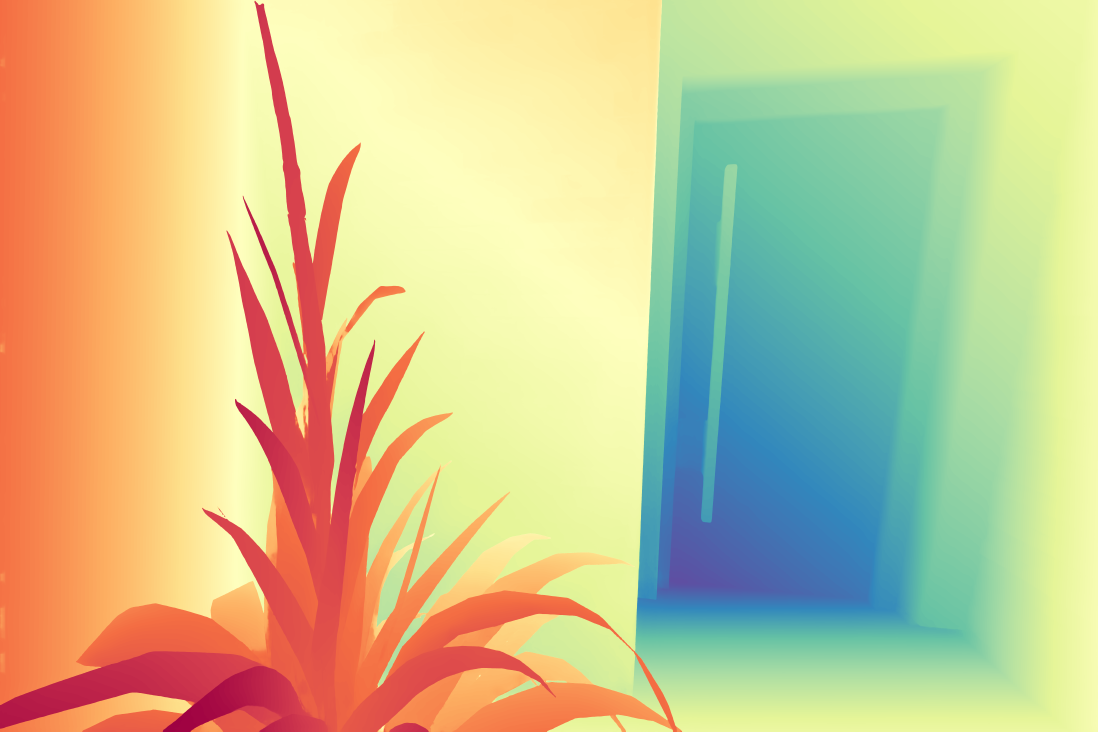
#> input picture images/pub/infinidepth/interactitve_depth/depth4.png, 7680 x 5120 px (shown at 1/7 size)
$ python -i resize_image.py   (imports and definitions only)
#> lines starting #> are read from the running program, lines starting #| are printed output that depends on the picture
#!/usr/bin/env python3
"""
Image Resize Script
Resize images to 768x1024 resolution
"""

import argparse
from PIL import Image
import os

def resize_image(input_path, output_path, width=768, height=1024, mode='resize'):
    """
    Resize image to specified dimensions

    Args:
        input_path: Path to input image
        output_path: Path to save resized image
        width: Target width (default: 768)
        height: Target height (default: 1024)
        mode: Resize mode - 'resize' (stretch), 'fit' (keep aspect ratio, pad),
              or 'crop' (keep aspect ratio, crop)
    """
#> called with output_path = 'out.png', width = 768, height = 1024, mode = 'resize'
    # Open image
    img = Image.open(input_path)
#> img is the input picture: PIL image 7680x5120 RGB; mean R, G, B 203.4, 195, 144.4
    print(f"Original size: {img.size}")
#| Original size: (7680, 5120)

    if mode == 'resize':
        # Direct resize (may stretch)
        resized = img.resize((width, height), Image.LANCZOS)
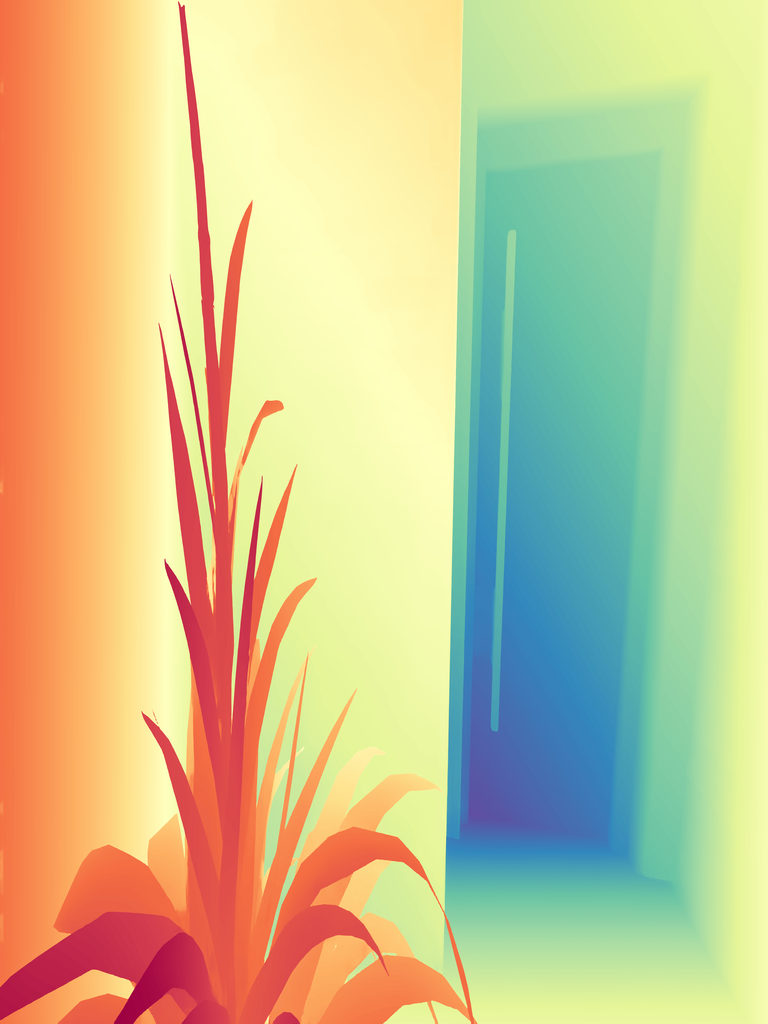
#> resized: PIL image 768x1024 RGB; mean R, G, B 203.4, 195, 144.4

    elif mode == 'fit':
        # Resize to fit within bounds, keep aspect ratio, add padding
        img.thumbnail((width, height), Image.LANCZOS)
        # Create new image with target size and paste resized image centered
        resized = Image.new('RGB', (width, height), (255, 255, 255))
        offset = ((width - img.width) // 2, (height - img.height) // 2)
        resized.paste(img, offset)

    elif mode == 'crop':
        # Resize to cover bounds, keep aspect ratio, crop excess
        img_ratio = img.width / img.height
        target_ratio = width / height

        if img_ratio > target_ratio:
            # Image is wider, fit to height
            new_height = height
            new_width = int(height * img_ratio)
        else:
            # Image is taller, fit to width
            new_width = width
            new_height = int(width / img_ratio)

        img = img.resize((new_width, new_height), Image.LANCZOS)

        # Crop to target size from center
        left = (new_width - width) // 2
        top = (new_height - height) // 2
        resized = img.crop((left, top, left + width, top + height))

    else:
        raise ValueError(f"Unknown mode: {mode}")

    # Save resized image
    resized.save(output_path, quality=95)
    print(f"Resized to: {resized.size}")
#| Resized to: (768, 1024)
    print(f"Saved to: {output_path}")

# [50 lines left out: function main, not called in this run]

# [2 lines not run here, left out]

>>> result = resize_image('images/pub/infinidepth/interactitve_depth/depth4.png', 'out.png')

$ run again, on images/pub/infinidepth/interactitve_depth/depth1.png
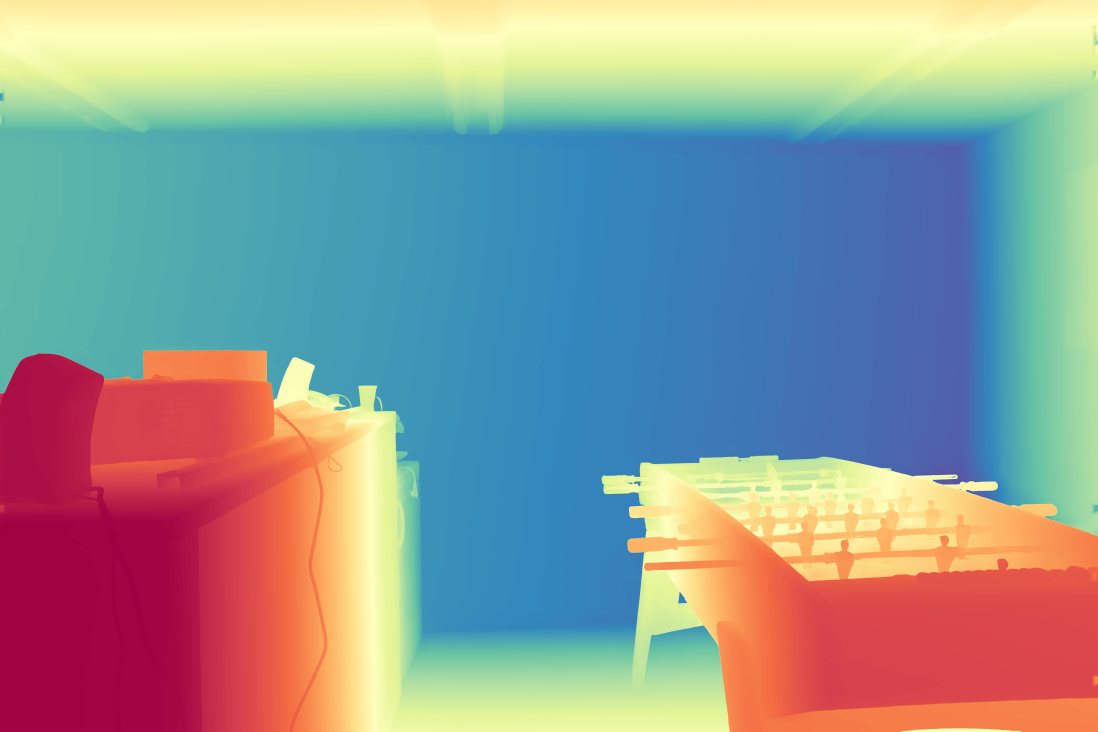
#> input picture images/pub/infinidepth/interactitve_depth/depth1.png, 7680 x 5120 px (shown at 1/7 size)
#> in resize_image, img is the input picture: PIL image 7680x5120 RGB; mean R, G, B 145.5, 151.9, 148.8
#| Original size: (7680, 5120)
#> in resize_image, `resized = img.resize((width, height), Image.LANCZOS)`:
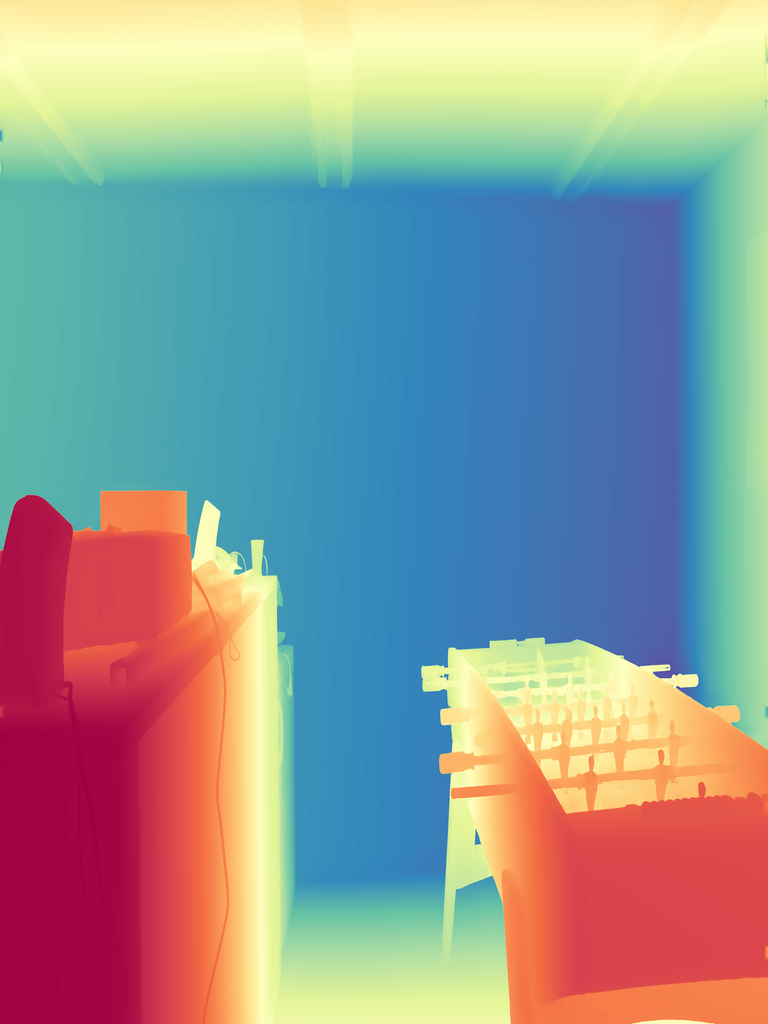
#> resized: PIL image 768x1024 RGB; mean R, G, B 145.5, 151.9, 148.8
#| Resized to: (768, 1024)

$ run again, on images/pub/infinidepth/interactitve_depth/depth2.png
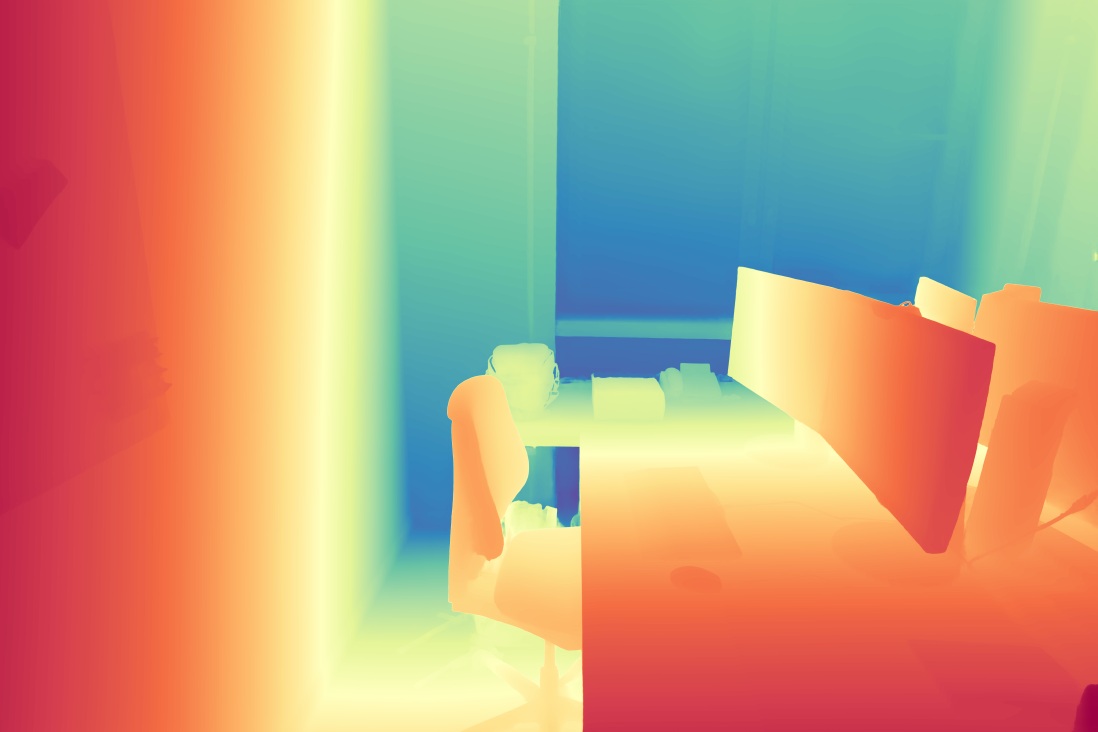
#> input picture images/pub/infinidepth/interactitve_depth/depth2.png, 7680 x 5120 px (shown at 1/7 size)
#> in resize_image, img is the input picture: PIL image 7680x5120 RGB; mean R, G, B 191.7, 157.4, 125.8
#| Original size: (7680, 5120)
#> in resize_image, `resized = img.resize((width, height), Image.LANCZOS)`:
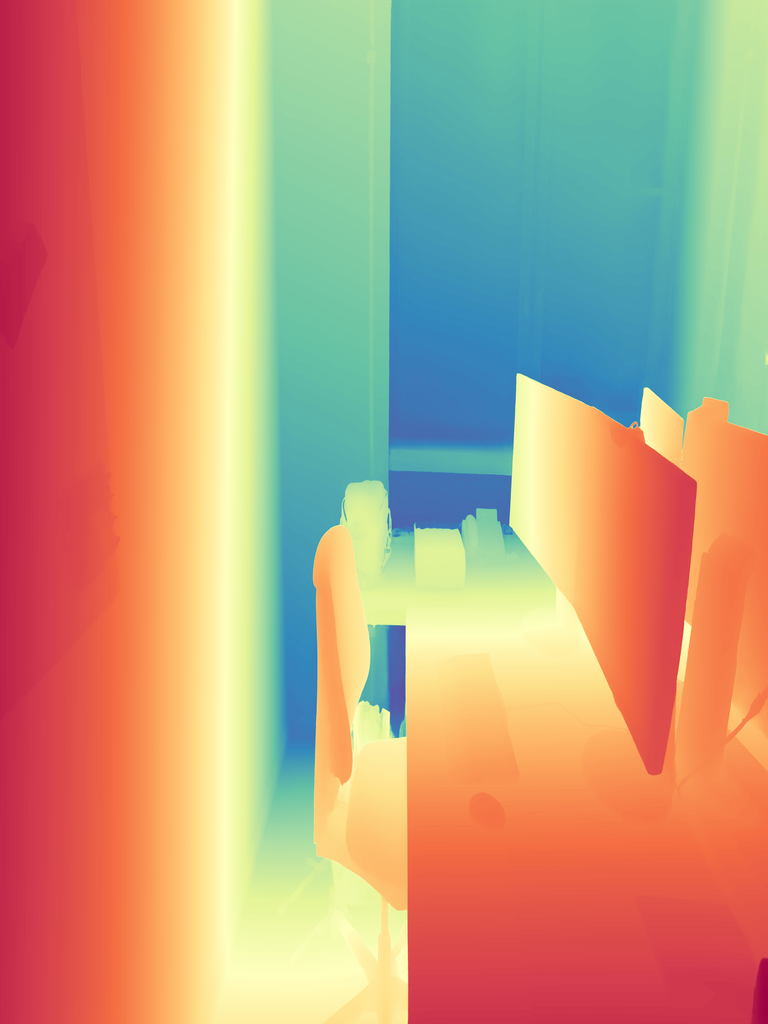
#> resized: PIL image 768x1024 RGB; mean R, G, B 191.7, 157.4, 125.8
#| Resized to: (768, 1024)

$ run again, on images/pub/infinidepth/interactitve_depth/depth3.png
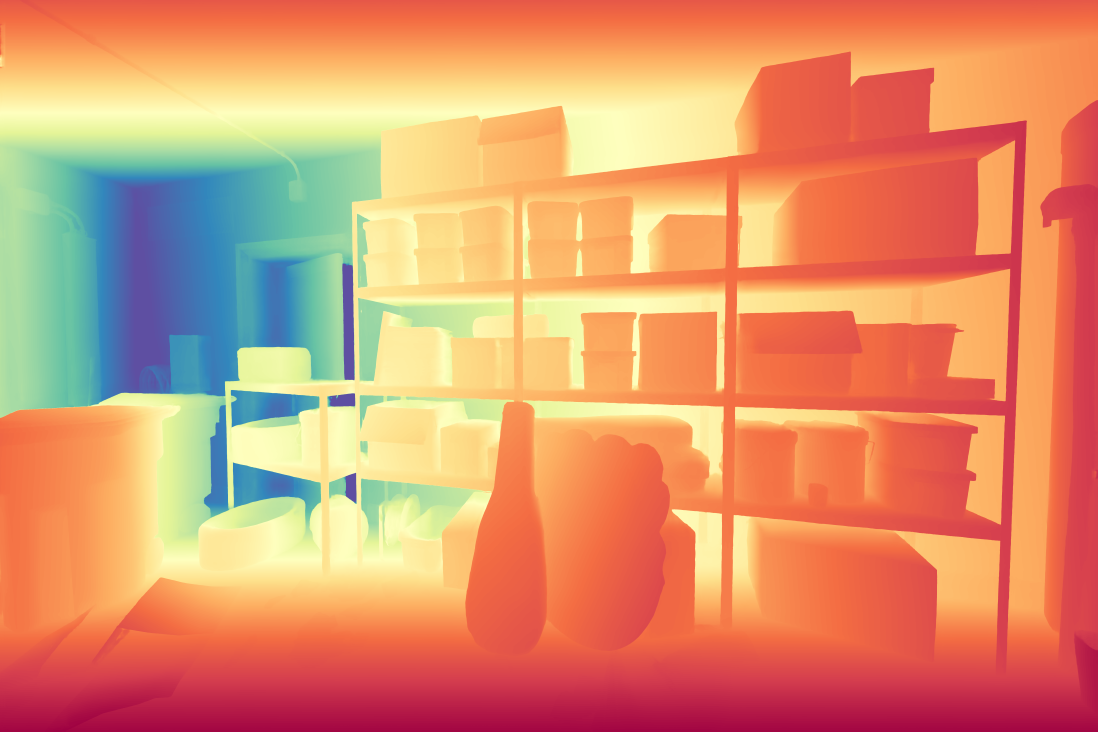
#> input picture images/pub/infinidepth/interactitve_depth/depth3.png, 7680 x 5120 px (shown at 1/7 size)
#> in resize_image, img is the input picture: PIL image 7680x5120 RGB; mean R, G, B 221.1, 147.2, 108
#| Original size: (7680, 5120)
#> in resize_image, `resized = img.resize((width, height), Image.LANCZOS)`:
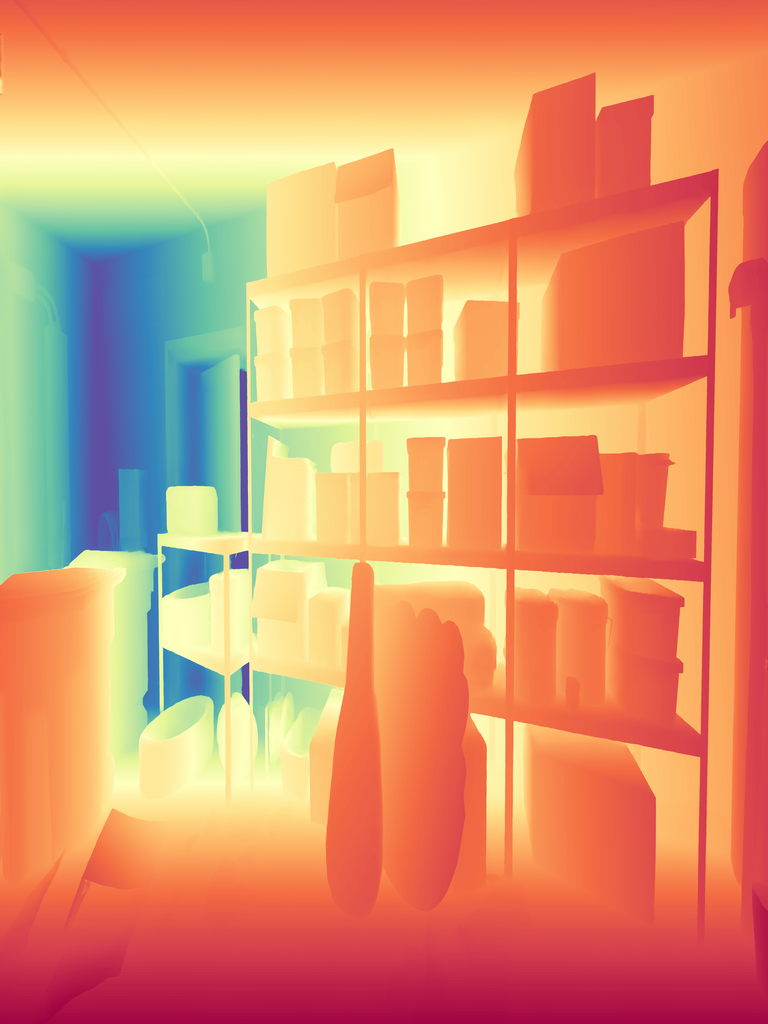
#> resized: PIL image 768x1024 RGB; mean R, G, B 221.1, 147.2, 108
#| Resized to: (768, 1024)
